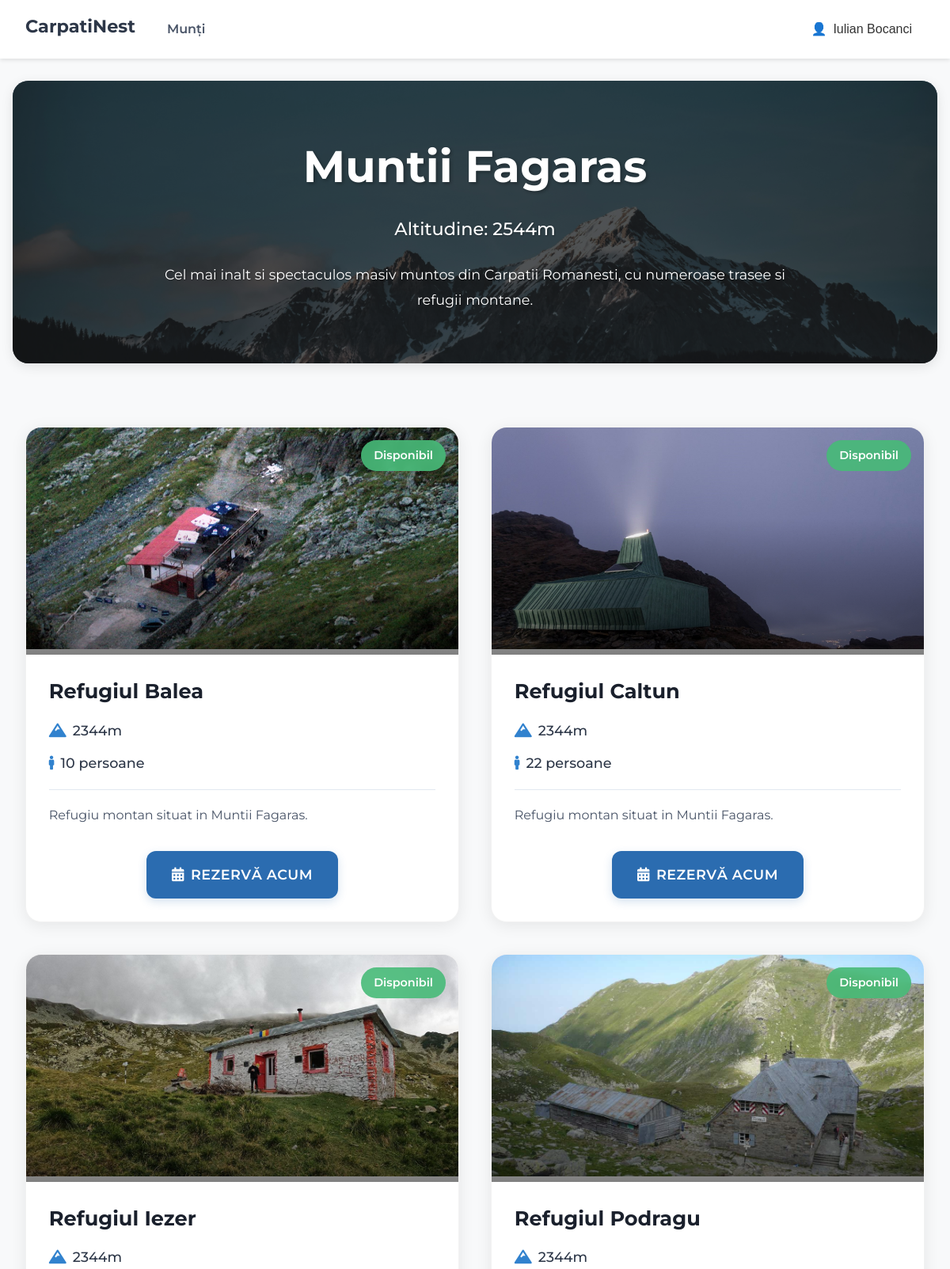
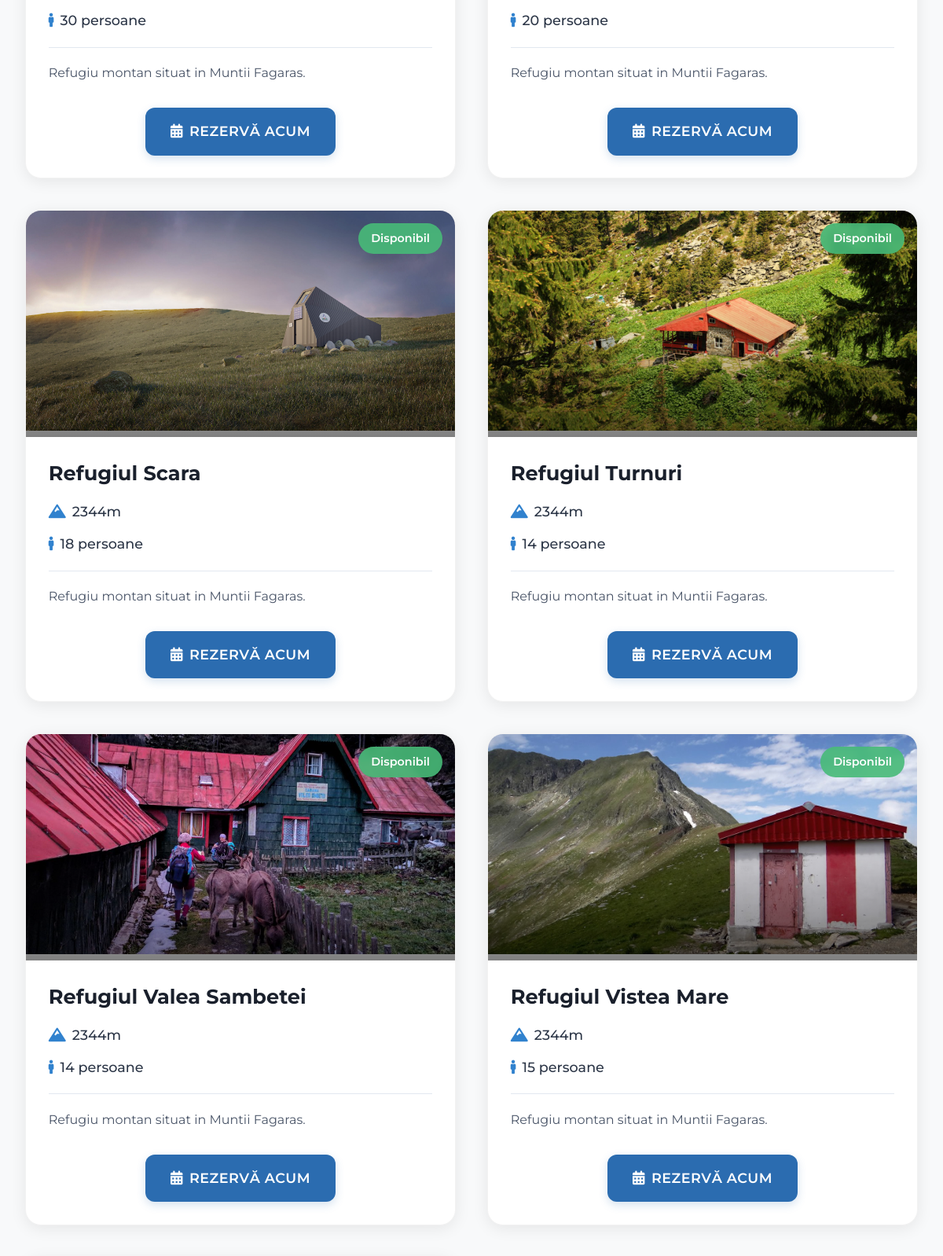
The page /mountain/65/refuges/ (signed in, upper part) on the database its author committed (2 pictures, top to bottom).
### CarpatiNest_app/models.py (models this page shows, shortened)
class Mountain(models.Model):
    CATEGORY_CHOICES = [
        ('carpati_meridionali', 'Carpații Meridionali'),
        ('carpati_orientali', 'Carpații Orientali'),
        ('carpati_occidentali', 'Carpații Occidentali'),
    ]
    name = models.CharField(max_length=100, verbose_name='Nume munte')
    description = models.TextField(verbose_name='Descriere')
    altitude = models.IntegerField(verbose_name='Altitudine (m)')
    category = models.CharField(
        max_length=50,
        choices=CATEGORY_CHOICES,
        verbose_name='Categorie',
        default='carpati_meridionali'
    )
    image = models.ImageField(upload_to='mountains/', verbose_name='Imagine', null=True, blank=True)
    class Meta:
        verbose_name = 'Munte'
        verbose_name_plural = 'Munți'
        ordering = ['-altitude']  # Sort by altitude descending

class Refuge(models.Model):
    name = models.CharField(max_length=100, verbose_name='Nume refugiu')
    mountain = models.ForeignKey(Mountain, on_delete=models.CASCADE, related_name='refuges', verbose_name='Munte')
    description = models.TextField(verbose_name='Descriere', blank=True, null=True)
    altitude = models.IntegerField(verbose_name='Altitudine (m)', null=True, blank=True)
    image = models.ImageField(upload_to='refuges/', verbose_name='Imagine', null=True, blank=True)
    capacity = models.IntegerField(verbose_name='Capacitate', default=10)
    class Meta:
        verbose_name = 'Refugiu'
        verbose_name_plural = 'Refugii'
        ordering = ['mountain', 'name']

### CarpatiNest_app/views.py (the view)
# urls.py: path('mountain/<int:mountain_id>/refuges/', views.mountain_refuges, name='mountain_refuges'),
@login_required
def mountain_refuges(request, mountain_id):
    mountain = get_object_or_404(Mountain, id=mountain_id)
    refuges = Refuge.objects.filter(mountain=mountain)
    context = {
        'mountain': mountain,
        'refuges': refuges
    }
    return render(request, 'refuges.html', context)

### CarpatiNest_app/templates/refuges.html (shortened to what this page needs)
{% extends 'base.html' %}
{% load static %}
{% block extra_css %}
<link rel="stylesheet" href="https://cdnjs.cloudflare.com/ajax/libs/font-awesome/5.15.4/css/all.min.css">
<link rel="stylesheet" href="{% static 'css/refuges.css' %}" />
{% endblock %}
{% block content %}
<div class="refuges-container">
    <div class="mountain-header">
        <h1>{{ mountain.name }}</h1>
        <p class="mountain-info">Altitudine: {{ mountain.altitude }}m</p>
        <p class="mountain-description">{{ mountain.description }}</p>
    </div>    <div class="refuges-grid">
        {% for refuge in refuges %}
        <div class="refuge-card">
            <div class="refuge-image-container">
                {% if refuge.image %}
                <img src="{{ refuge.image.url }}" alt="{{ refuge.name }}" class="refuge-image">
                {% else %}
                <img src="{% static 'images/default-refuge.jpg' %}" alt="{{ refuge.name }}" class="refuge-image">
                {% endif %}
            </div>
            <div class="refuge-info">
                <h2>{{ refuge.name }}</h2>
                <p class="altitude">{{ refuge.altitude }}m</p>
                <p class="capacity">{{ refuge.capacity }} persoane</p>
                <p class="description">{{ refuge.description }}</p>
                <div class="booking-button">
                    <a href="{% url 'CarpatiNest_app:booking' refuge.id %}" class="btn btn-primary">
                        Rezervă acum
                    </a>
                </div>
            </div>
        </div>
        {% endfor %}
    </div>
</div>
{% endblock %}

### CarpatiNest_app/templates/base.html (shortened to what this page needs)
{% load static %}
<!DOCTYPE html>
<html lang="ro">
  <head>
    />    <link rel="stylesheet" href="{% static 'css/style.css' %}?v=1" />
    <link rel="stylesheet" href="{% static 'css/footer.css' %}?v=1" />
    <link rel="stylesheet" href="https://cdnjs.cloudflare.com/ajax/libs/font-awesome/6.4.0/css/all.min.css" />
    {% block extra_css %}{% endblock %}
  </head>
  <body class="{% block body_class %}{% endblock %}">
    <nav id="navbar" class="navbar">
      {% block navbar %}
      <div class="navbar-container">
        <div class="nav-left">
          <a href="{% url 'CarpatiNest_app:index' %}" class="nav-logo">CarpatiNest</a>          <a href="{% url 'CarpatiNest_app:mountain_selection' %}" class="nav-link">Munți</a>
        </div>
        <div class="nav-right">
          {% if user.is_authenticated %}          <div class="user-dropdown">
            <button class="user-button">
              <span class="user-icon">👤</span>
              {% if user.first_name or user.last_name %}
                {{ user.first_name }} {{ user.last_name }}
              {% else %}
                {{ user.username }}              {% endif %}
            </button>
          </div>
          {% else %}
          <a href="{% url 'CarpatiNest_app:login' %}" class="auth-link">Autentificare</a>
          <a href="{% url 'CarpatiNest_app:register' %}" class="auth-link">Înregistrare</a>
          {% endif %}
        </div>
      </div>
      {% endblock navbar %}
    </nav>    <main class="main-content">
      {% block content %}{% endblock %}
    </main>
  </body>
</html>

### CarpatiNest_app/static/css/style.css (style rules this page uses)
* { margin: 0; padding: 0; box-sizing: border-box; }
body { font-family: "Montserrat", sans-serif; line-height: 1.6; color: #333; padding-top: 70px; }
.main-content { min-height: calc(100vh - 70px); }
.navbar { position: fixed; top: 0; left: 0; right: 0; background: rgba(255, 255, 255, 0.95); padding: 1rem 0; box-shadow: 0 2px 5px rgba(0, 0, 0, 0.1); transform: translateY(0); transition: transform 0.3s ease; z-index: 1000; }
.navbar-container { max-width: 1200px; margin: 0 auto; display: flex; justify-content: space-between; align-items: center; padding: 0 2rem; }
.nav-left { display: flex; gap: 1.5rem; }
.nav-right { display: flex; align-items: center; gap: 1.5rem; }
.btn { display: inline-block; padding: 1rem 2rem; background-color: #2ecc71; color: white; text-decoration: none; border-radius: 5px; transition: background-color 0.3s; font-weight: 600; }
.user-dropdown { position: relative; display: inline-block; }
.user-button { background: none; border: none; color: #333; padding: 0.5rem 1rem; font-size: 1rem; font-weight: 500; cursor: pointer; display: flex; align-items: center; gap: 0.5rem; transition: color 0.3s ease; }
.nav-logo { font-weight: 700; font-size: 1.4rem; color: #2d3748; text-decoration: none; transition: color 0.3s; }
.nav-link { color: #4a5568; text-decoration: none; font-weight: 600; padding: 0.5rem 1rem; border-radius: 6px; transition: all 0.3s ease; }

### rows shown on the page
Mountain: name "Muntii Fagaras", altitude "2544", description "Cel mai inalt si spectaculos masiv muntos din Carpatii Romanesti, cu numeroase trasee si refugii montane."
Refuge: image (picture), name "Refugiul Balea", altitude "2344", capacity "10", description "Refugiu montan situat in Muntii Fagaras."
Refuge: image (picture), name "Refugiul Caltun", altitude "2344", capacity "22", description "Refugiu montan situat in Muntii Fagaras."
Refuge: image (picture), name "Refugiul Iezer", altitude "2344", capacity "30", description "Refugiu montan situat in Muntii Fagaras."
Refuge: image (picture), name "Refugiul Podragu", altitude "2344", capacity "20", description "Refugiu montan situat in Muntii Fagaras."
Refuge: image (picture), name "Refugiul Scara", altitude "2344", capacity "18", description "Refugiu montan situat in Muntii Fagaras."
Refuge: image (picture), name "Refugiul Turnuri", altitude "2344", capacity "14", description "Refugiu montan situat in Muntii Fagaras."
Refuge: image (picture), name "Refugiul Valea Sambetei", altitude "2344", capacity "14", description "Refugiu montan situat in Muntii Fagaras."
Refuge: image (placeholder picture), name "Refugiul Vistea Mare", altitude "2344", capacity "15", description "Refugiu montan situat in Muntii Fagaras."

### other values the page prints
{{ user.first_name }} "Iulian"
{{ user.last_name }} "Bocanci"
